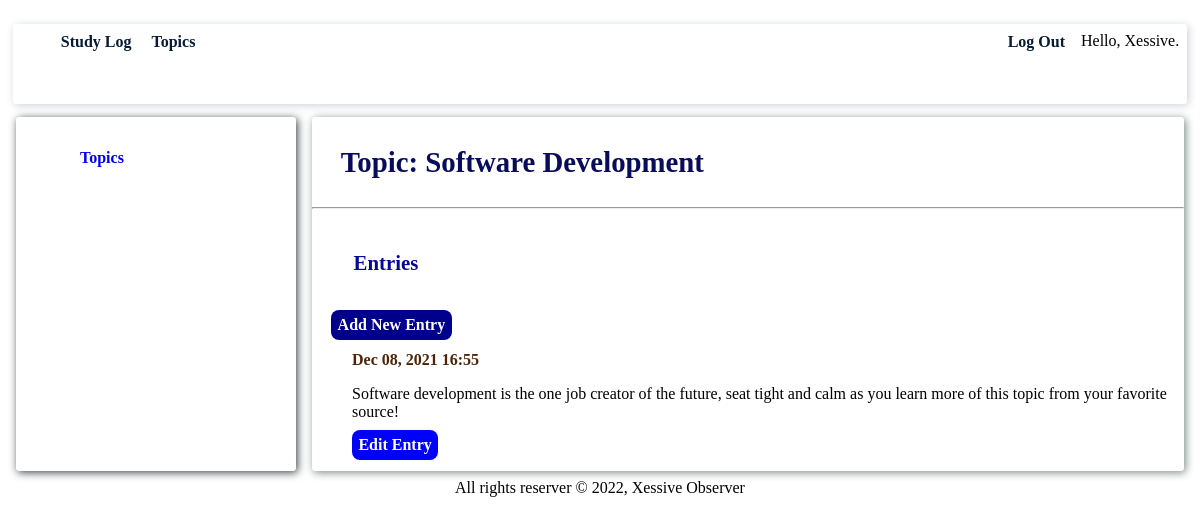
The app's page /topic/3/ (signed in) with its own data.
### StudyLogs/models.py (models this page shows, shortened)
class Topic(models.Model):
    text = models.CharField(max_length=200)
    date_added = models.DateTimeField(auto_now_add=True)
    owner = models.ForeignKey(User, on_delete=models.CASCADE)
    def __str__(self):
        return self.text

class Entry(models.Model):
    topic = models.ForeignKey(Topic, on_delete=models.CASCADE)
    text = models.TextField()
    date_added = models.DateTimeField(auto_now_add=True)
    class Meta:
        verbose_name_plural = 'entries'

### StudyLogs/views.py (the view)
# urls.py: path('topic/<int:topic_id>/', views.topic, name='topic'),
@login_required
def topic(request, topic_id):
    topic = Topic.objects.get(id=topic_id)
    if topic.owner != request.user:
        raise Http404
    entries = topic.entry_set.order_by('-date_added')
    context = {'topic': topic, 'entries':entries}
    return render(request, 'StudyLogs/topic.html', context)

### StudyLogs/templates/StudyLogs/topic.html
{% extends 'StudyLogs/base.html'%}
{% block content %}
    <p class="topic">Topic: {{ topic }}</p>
    <hr>
    <p class="entries">Entries</p>
    <p class="add-new-entry">
        <a href="{% url 'StudyLogs:new_entry' topic.id %}">Add new Entry</a>
    </p>
    <ul class="entry-list">
        {% for entry in entries %}
            <li>
                <p class="date">
                    {{ entry.date_added|date:'M d, Y H:i' }}
                </p>
                <p class="entry-content">
                    {{ entry.text|linebreaks }}
                </p>
                <p class="edit-entry-link">
                    <a href="{% url 'StudyLogs:edit_entry' entry.id %}">Edit entry</a>
                </p>
            </li>
        {% empty %}
            <li class="empty">
                There are no entries for this topic yet.
            </li>
        {% endfor %}
    </ul>
{% endblock content %}

### StudyLogs/templates/StudyLogs/base.html (shortened to what this page needs)
{% load static %}
<!DOCTYPE html>
<html lang="en">
<head>
    {% block css %}
        <link rel="stylesheet" href="{% static 'css/base.css' %}">
        <link rel="stylesheet" href="{% static 'css/index.css' %}">
        <link rel="stylesheet" href="{% static 'css/topics.css' %}">
        <link rel="stylesheet" href="{% static 'css/topic.css' %}">
        <link rel="stylesheet" href="{% static 'css/new-entry.css' %}">
        <link rel="stylesheet" href="{% static 'css/new-topic.css' %}">
        <link rel="stylesheet" href="{% static 'css/edit-entry.css' %}">
        <link rel="stylesheet" href="{% static 'css/login.css' %}">
        <link rel="stylesheet" href="{% static 'css/register.css' %}">
        <link rel="stylesheet" href="{% static 'css/logged-out.css' %}">
        {% endblock css %}
</head>
<body>
    <div class="container">
        <header class="header">
            <nav>
                <ul>
                    <li class="nav-link">
                        <a href="{% url 'StudyLogs:index' %}">Study Log</a>
                    </li class="nav-link">
                    <li class="nav-link">
                        <a href="{% url 'StudyLogs:topics' %}">Topics</a>
                    </li class="nav-link">
                    {% if user.is_authenticated %}
                        <li class="nav-link" style="float: inline-end;">Hello, {{ user.username }}.</li>
                    <li class="nav-link" style="float: inline-end;">
                        <a href="{% url 'users:logout' %}">Log out</a>
                    </li class="nav-link">
                    {% endif %}
                </ul>
            </nav>
        </header>
        <aside class="aside">
            {% block aside %}
                <p>
                    <a href="{% url 'StudyLogs:topics' %}" class="topics">Topics</a>
                </p>
            {% endblock aside %}
        </aside>
        <article class="article">{% block content%}{% endblock content %}</article>
        <footer class="footer">All rights reserver &copy; 2022, Xessive Observer</footer>
    </div>
</body>
</html>

### StudyLogs/static/css/base.css (style rules this page uses)
nav { box-shadow: 0.1em 0.1em 0.5em rgb(205, 209, 216); height: 10vh; vertical-align: middle; max-width: 100%; border: none; border-radius: 0.2em; margin:0.3em; }
.nav-link { margin: 0.5em; list-style: none; display: inline-block; text-transform: capitalize; }
.nav-link a { text-decoration: none; color:rgb(8, 27, 53); font-weight: bolder; vertical-align: middle; }
.header { grid-area: header; }
.aside { grid-area: sidebar; box-shadow: 0.1em 0.1em 0.5em rgb(60, 64, 70); border-radius: 0.2em; margin:0.5em; padding: 1em; }
.topics { text-decoration: none; margin: 3em; font-weight: bolder; }
.article { grid-area: content; box-shadow: 0.1em 0.1em 0.5em rgb(118, 136, 132); border-radius: 0.2em; margin:0.5em; }
.footer { grid-area: footer; text-align: center; }
.container { display: grid; grid-auto-columns: 1fr 3fr; grid-template-areas: "header header" "sidebar content" "footer footer"; }

### StudyLogs/static/css/topic.css (style rules this page uses)
.topic { margin: 1em; font-weight: bolder; font-size: 1.8em; color: rgb(9, 12, 90); }
.entries { margin: 2em; font-weight: bold; color: rgb(7, 7, 151); font-size: 1.3em; }
.add-new-entry a { text-decoration: none; font-weight: bold; padding: 0.4em; margin: 1.2em; background-color: darkblue; color: white; text-transform: capitalize; border-radius: 0.5em; }
.entry-list li { list-style: none; }
.date { font-weight:600; color: rgb(75, 36, 9); }
.entry-content { margin-right: 2em; color: red; }
.edit-entry-link a { background-color: blue; color: white; text-transform: capitalize; border-radius: 0.5em; text-decoration: none; font-weight: bold; padding: 0.4em; }

### records on screen
Topic: text "Software Development"
Entry: date_added "Dec 08, 2021 16:55", text "Software development is the one job creator of the future, seat tight and calm as you learn more of this topic from your favorite source!"

### other values on screen
{{ user.username }} "Xessive"
